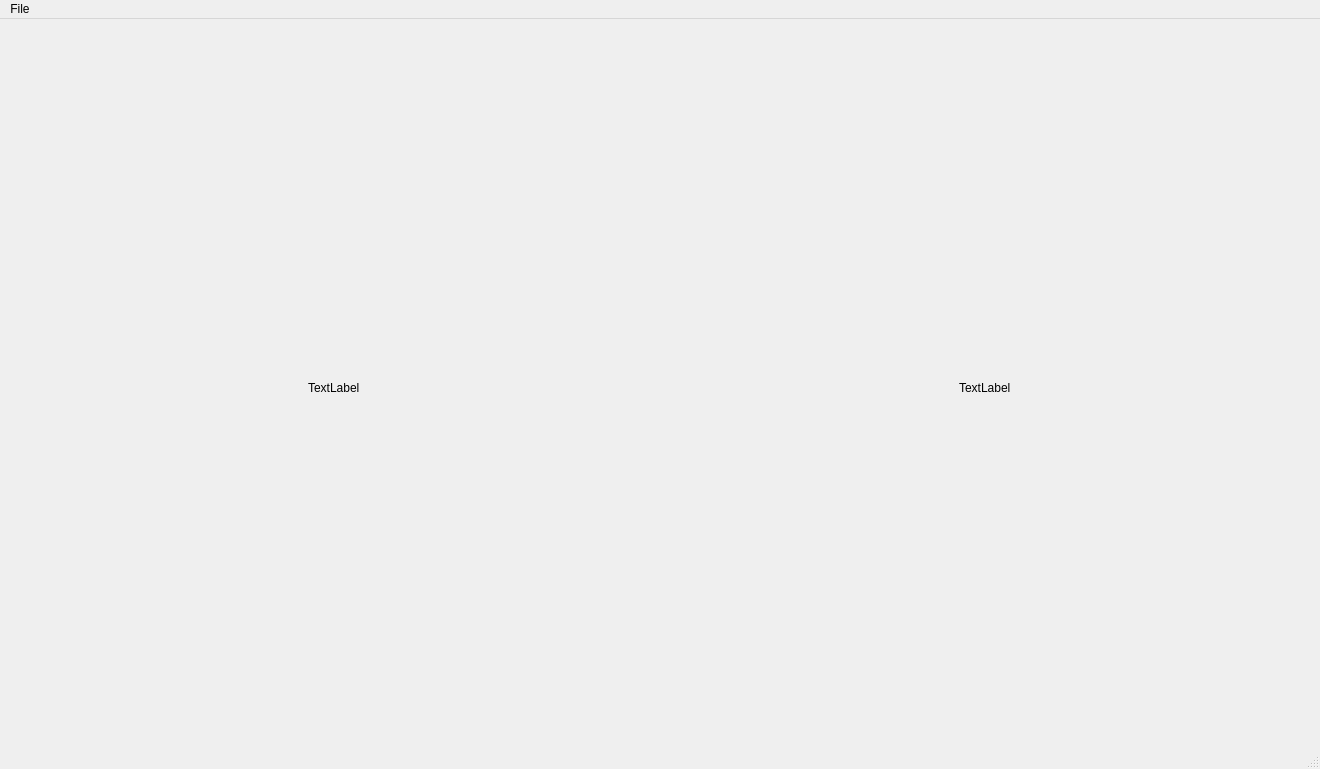
<?xml version="1.0" encoding="UTF-8"?>
<ui version="4.0">
 <class>MainWindow</class>
 <widget class="QMainWindow" name="MainWindow">
  <property name="geometry">
   <rect>
    <x>0</x>
    <y>0</y>
    <width>1320</width>
    <height>769</height>
   </rect>
  </property>
  <property name="windowTitle">
   <string>MainWindow</string>
  </property>
  <widget class="QWidget" name="centralwidget">
   <widget class="QWidget" name="horizontalLayoutWidget">
    <property name="geometry">
     <rect>
      <x>9</x>
      <y>9</y>
      <width>1301</width>
      <height>701</height>
     </rect>
    </property>
    <layout class="QHBoxLayout" name="horizontalLayout">
     <property name="spacing">
      <number>0</number>
     </property>
     <property name="topMargin">
      <number>20</number>
     </property>
     <item alignment="Qt::AlignHCenter|Qt::AlignVCenter">
      <widget class="QLabel" name="destination_image">
       <property name="text">
        <string>TextLabel</string>
       </property>
      </widget>
     </item>
     <item alignment="Qt::AlignHCenter|Qt::AlignVCenter">
      <widget class="QLabel" name="original_image">
       <property name="text">
        <string>TextLabel</string>
       </property>
      </widget>
     </item>
    </layout>
   </widget>
  </widget>
  <widget class="QMenuBar" name="menubar">
   <property name="geometry">
    <rect>
     <x>0</x>
     <y>0</y>
     <width>1320</width>
     <height>24</height>
    </rect>
   </property>
   <widget class="QMenu" name="menuFile">
    <property name="title">
     <string>File</string>
    </property>
    <addaction name="open_file"/>
   </widget>
   <addaction name="menuFile"/>
  </widget>
  <widget class="QStatusBar" name="statusbar"/>
  <action name="open_file">
   <property name="text">
    <string>Open</string>
   </property>
  </action>
 </widget>
 <resources/>
 <connections/>
</ui>
